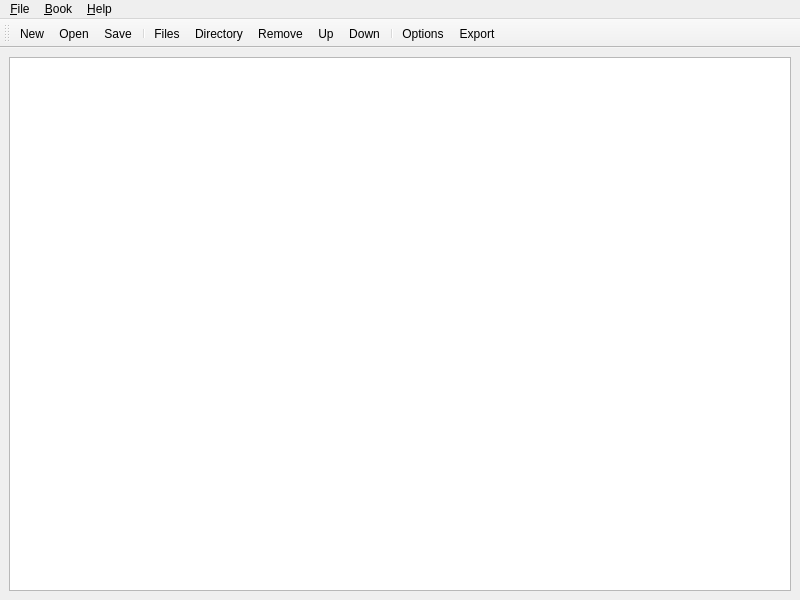
<?xml version="1.0" encoding="UTF-8"?>
<ui version="4.0">
 <class>MainWindowBook</class>
 <widget class="QMainWindow" name="MainWindowBook">
  <property name="geometry">
   <rect>
    <x>0</x>
    <y>0</y>
    <width>800</width>
    <height>600</height>
   </rect>
  </property>
  <property name="acceptDrops">
   <bool>true</bool>
  </property>
  <property name="windowTitle">
   <string>Mangle</string>
  </property>
  <widget class="QWidget" name="centralwidget">
   <layout class="QHBoxLayout" name="horizontalLayout">
    <item>
     <widget class="QListWidget" name="listWidgetFiles">
      <property name="selectionMode">
       <enum>QAbstractItemView::ExtendedSelection</enum>
      </property>
     </widget>
    </item>
   </layout>
  </widget>
  <widget class="QMenuBar" name="menubar">
   <property name="geometry">
    <rect>
     <x>0</x>
     <y>0</y>
     <width>800</width>
     <height>25</height>
    </rect>
   </property>
   <widget class="QMenu" name="menu_File">
    <property name="title">
     <string>&amp;File</string>
    </property>
    <addaction name="actionFileNew"/>
    <addaction name="actionFileOpen"/>
    <addaction name="actionFileSave"/>
    <addaction name="actionFileSaveAs"/>
    <addaction name="separator"/>
    <addaction name="actionFileExit"/>
   </widget>
   <widget class="QMenu" name="menu_Book">
    <property name="title">
     <string>&amp;Book</string>
    </property>
    <widget class="QMenu" name="menu_Add">
     <property name="title">
      <string>&amp;Add</string>
     </property>
     <addaction name="actionBookAddFiles"/>
     <addaction name="actionBookAddDirectory"/>
    </widget>
    <widget class="QMenu" name="menu_Shift">
     <property name="title">
      <string>&amp;Shift</string>
     </property>
     <addaction name="actionBookShiftUp"/>
     <addaction name="actionBookShiftDown"/>
    </widget>
    <addaction name="actionBookOptions"/>
    <addaction name="separator"/>
    <addaction name="menu_Add"/>
    <addaction name="actionBookRemove"/>
    <addaction name="menu_Shift"/>
    <addaction name="separator"/>
    <addaction name="actionBookExport"/>
   </widget>
   <widget class="QMenu" name="menu_Help">
    <property name="title">
     <string>&amp;Help</string>
    </property>
    <addaction name="actionHelpHomepage"/>
    <addaction name="actionHelpAbout"/>
   </widget>
   <addaction name="menu_File"/>
   <addaction name="menu_Book"/>
   <addaction name="menu_Help"/>
  </widget>
  <widget class="QToolBar" name="toolBar">
   <property name="windowTitle">
    <string>toolBar</string>
   </property>
   <attribute name="toolBarArea">
    <enum>TopToolBarArea</enum>
   </attribute>
   <attribute name="toolBarBreak">
    <bool>false</bool>
   </attribute>
   <addaction name="actionFileNew"/>
   <addaction name="actionFileOpen"/>
   <addaction name="actionFileSave"/>
   <addaction name="separator"/>
   <addaction name="actionBookAddFiles"/>
   <addaction name="actionBookAddDirectory"/>
   <addaction name="actionBookRemove"/>
   <addaction name="actionBookShiftUp"/>
   <addaction name="actionBookShiftDown"/>
   <addaction name="separator"/>
   <addaction name="actionBookOptions"/>
   <addaction name="actionBookExport"/>
  </widget>
  <action name="actionFileNew">
   <property name="icon">
    <iconset resource="../res/resources.qrc">
     <normaloff>:/img/img/file_new.png</normaloff>:/img/img/file_new.png</iconset>
   </property>
   <property name="text">
    <string>&amp;New</string>
   </property>
   <property name="toolTip">
    <string>New book</string>
   </property>
   <property name="shortcut">
    <string>Ctrl+N</string>
   </property>
  </action>
  <action name="actionFileOpen">
   <property name="icon">
    <iconset resource="../res/resources.qrc">
     <normaloff>:/img/img/file_open.png</normaloff>:/img/img/file_open.png</iconset>
   </property>
   <property name="text">
    <string>&amp;Open...</string>
   </property>
   <property name="toolTip">
    <string>Open book</string>
   </property>
   <property name="shortcut">
    <string>Ctrl+O</string>
   </property>
  </action>
  <action name="actionFileSave">
   <property name="icon">
    <iconset resource="../res/resources.qrc">
     <normaloff>:/img/img/save_file.png</normaloff>:/img/img/save_file.png</iconset>
   </property>
   <property name="text">
    <string>&amp;Save</string>
   </property>
   <property name="toolTip">
    <string>Save book</string>
   </property>
   <property name="shortcut">
    <string>Ctrl+S</string>
   </property>
  </action>
  <action name="actionFileSaveAs">
   <property name="text">
    <string>Save &amp;as...</string>
   </property>
   <property name="toolTip">
    <string>Save book as</string>
   </property>
   <property name="shortcut">
    <string>Ctrl+Shift+S</string>
   </property>
  </action>
  <action name="actionFileExit">
   <property name="text">
    <string>&amp;Exit</string>
   </property>
   <property name="shortcut">
    <string>Ctrl+Q</string>
   </property>
  </action>
  <action name="actionBookOptions">
   <property name="icon">
    <iconset resource="../res/resources.qrc">
     <normaloff>:/img/img/settings.png</normaloff>:/img/img/settings.png</iconset>
   </property>
   <property name="text">
    <string>&amp;Options...</string>
   </property>
  </action>
  <action name="actionBookRemove">
   <property name="icon">
    <iconset resource="../res/resources.qrc">
     <normaloff>:/img/img/remove_files.png</normaloff>:/img/img/remove_files.png</iconset>
   </property>
   <property name="text">
    <string>&amp;Remove</string>
   </property>
   <property name="toolTip">
    <string>Remove files</string>
   </property>
   <property name="shortcut">
    <string>Del</string>
   </property>
  </action>
  <action name="actionBookExport">
   <property name="icon">
    <iconset resource="../res/resources.qrc">
     <normaloff>:/img/img/export_book.png</normaloff>:/img/img/export_book.png</iconset>
   </property>
   <property name="text">
    <string>&amp;Export...</string>
   </property>
   <property name="toolTip">
    <string>Export book</string>
   </property>
   <property name="shortcut">
    <string>Ctrl+E</string>
   </property>
  </action>
  <action name="actionHelpHomepage">
   <property name="text">
    <string>&amp;Homepage...</string>
   </property>
  </action>
  <action name="actionHelpAbout">
   <property name="text">
    <string>&amp;About...</string>
   </property>
   <property name="toolTip">
    <string>About</string>
   </property>
   <property name="shortcut">
    <string>F1</string>
   </property>
  </action>
  <action name="actionBookAddFiles">
   <property name="icon">
    <iconset resource="../res/resources.qrc">
     <normaloff>:/img/img/add_file.png</normaloff>:/img/img/add_file.png</iconset>
   </property>
   <property name="text">
    <string>&amp;Files...</string>
   </property>
   <property name="toolTip">
    <string>Add files</string>
   </property>
   <property name="shortcut">
    <string>Ctrl+F</string>
   </property>
  </action>
  <action name="actionBookAddDirectory">
   <property name="icon">
    <iconset resource="../res/resources.qrc">
     <normaloff>:/img/img/add_directory.png</normaloff>:/img/img/add_directory.png</iconset>
   </property>
   <property name="text">
    <string>&amp;Directory...</string>
   </property>
   <property name="toolTip">
    <string>Add directory</string>
   </property>
   <property name="shortcut">
    <string>Ctrl+D</string>
   </property>
  </action>
  <action name="actionBookShiftUp">
   <property name="icon">
    <iconset resource="../res/resources.qrc">
     <normaloff>:/img/img/shift_up.png</normaloff>:/img/img/shift_up.png</iconset>
   </property>
   <property name="text">
    <string>&amp;Up</string>
   </property>
   <property name="toolTip">
    <string>Shift files up</string>
   </property>
   <property name="shortcut">
    <string>Ctrl+PgUp</string>
   </property>
  </action>
  <action name="actionBookShiftDown">
   <property name="icon">
    <iconset resource="../res/resources.qrc">
     <normaloff>:/img/img/shift_down.png</normaloff>:/img/img/shift_down.png</iconset>
   </property>
   <property name="text">
    <string>&amp;Down</string>
   </property>
   <property name="toolTip">
    <string>Shift files down</string>
   </property>
   <property name="shortcut">
    <string>Ctrl+PgDown</string>
   </property>
  </action>
 </widget>
 <resources>
  <include location="../res/resources.qrc"/>
 </resources>
 <connections>
  <connection>
   <sender>actionFileExit</sender>
   <signal>triggered()</signal>
   <receiver>MainWindowBook</receiver>
   <slot>close()</slot>
   <hints>
    <hint type="sourcelabel">
     <x>-1</x>
     <y>-1</y>
    </hint>
    <hint type="destinationlabel">
     <x>399</x>
     <y>299</y>
    </hint>
   </hints>
  </connection>
 </connections>
</ui>
